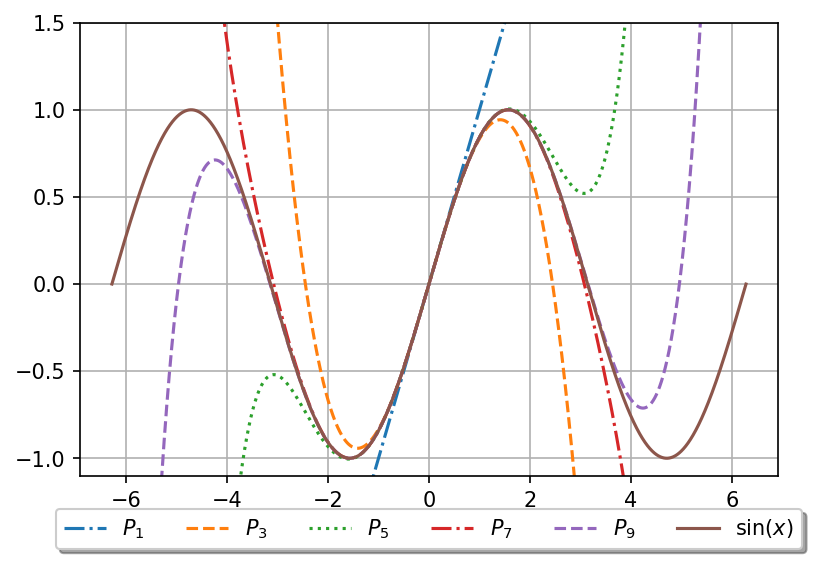

Write the Python code that produced this figure.
#%%
import matplotlib.pyplot as plt
import numpy as np

#Maclaurin Serie of sin(x) at the power n
def mac_sin(x,n):
    f = 0.
    for i in range(0,n+1):
        p  = 2*i+1
        f += (-1)**i*pow(x,p)/np.math.factorial(p)
    return f

x = np.arange(-2*np.pi,2*np.pi,0.001)
f = np.sin(x)
# map calls the function mac_sin with the
# next arguments given
P=[]
P.append(list(map(mac_sin,x,[0]*len(x))))
P.append(list(map(mac_sin,x,[1]*len(x))))
P.append(list(map(mac_sin,x,[2]*len(x))))
P.append(list(map(mac_sin,x,[3]*len(x))))
P.append(list(map(mac_sin,x,[4]*len(x))))

fig = plt.figure(dpi=150)

st = ['-.','--',':','-.','--']
ll = ['$P_1$','$P_3$','$P_5$','$P_7$','$P_9$']

for i in range(0,5):
    plt.plot(x, P[i], st[i], label=ll[i])
plt.ylim(-1.1,1.5)
plt.plot(x, f, '-', label='$\sin (x)$')
plt.grid()
# Fancy legend
plt.legend(loc='upper center', bbox_to_anchor=(0.5, -0.05),
          ncol=6, fancybox=True, shadow=True)
# Save the plot in a file
plt.savefig('mac_sin.png', bbox_inches='tight',transparent=True)
plt.show()



# %%
